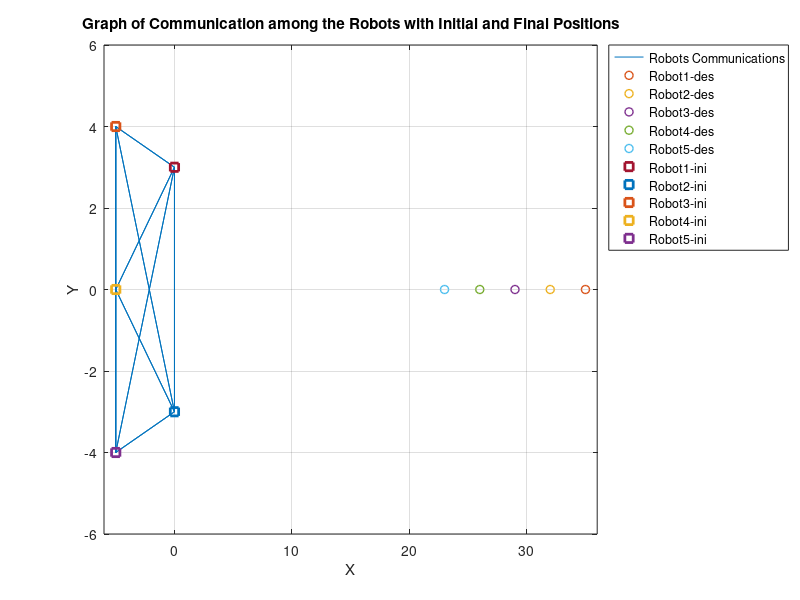

Write MATLAB code to recreate this figure. (Note: this script raises an error after producing the figure.)

%% ARS1 Project - Master 2 University of Technology of COMPIEGNE 
% Project 4 : Platooning - Consensus 
% Consensus-Based Control of 5 Robots (Initial Positions ---> Desired position; with New Formation)

% Done by : Mohamad HAMMOUD, Fadel TARHINI, Ali EL MAZBOUH, Joe BOULOS 
% Supervised by : Dr. Reine Talj-Kfoury
% Date : 22/10/2021

%% Part 1 : Plot the graph of the system (Graph of Communication)
% All the Robots communicate between themselves

% Plot the Graph of Communication of the System with directed edges (Links with...
...arrows to show the flow of information) (to show which robot communicates with another robot)
% Plot the Graph of Communication with Initial Positions (marked by...
...rectangles on graph) and Desired Positions (marked by circles on graph) 

%%
clear all
clc

% Initial position of the 5 robots
Init = [ 0,3 ; 0,-3 ; -5,4 ; -5,0 ; -5,-4 ];
Init_x = Init(:,1)';
Init_y = Init(:,2)';


% Adjacency matrix, All robots communicate between themseves
A =  [ 0, 1,1,1,1;
       1,0,1,1,1;
       1,1,0,1,1;
       1,1,1,0,1;
       1,1,1,1,0 ]; % No communication between each robot and itself
   figure(1)
   
% Connections between robots (here plot of just lines of communication without arrows)
   gplot(A,Init);
   hold on;
   
%Plot Robots Desired Positions (Circle Symbol)
x = [35,32,29,26,23];
y = [0,0,0,0,0];

plot(x(1),y(1) , 'o', 'linewidth', 1)   %Robot 1 desired position
plot(x(2),y(2) , 'o', 'linewidth', 1)   %Robot 2 desired position
plot(x(3),y(3) , 'o', 'linewidth', 1)   %Robot 3 desired position
plot(x(4),y(4) , 'o', 'linewidth', 1)   %Robot 4 desired position
plot(x(5),y(5) , 'o', 'linewidth', 1)   %Robot 5 desired position

%Plot Robots Initial Positions (Rectanle Symbol)
plot(Init_x(1),Init_y(1) , 's', 'linewidth', 2)    %Robot 1 initial position
plot(Init_x(2),Init_y(2) , 's', 'linewidth', 2)    %Robot 2 initial position
plot(Init_x(3),Init_y(3) , 's', 'linewidth', 2)    %Robot 3 initial position
plot(Init_x(4),Init_y(4) , 's', 'linewidth', 2)    %Robot 4 initial position
plot(Init_x(5),Init_y(5) , 's', 'linewidth', 2)    %Robot 5 initial position

xlabel('X');
ylabel('Y');
title('Graph of Communication among the Robots with Initial and Final Positions');
legend('Robots Communications','Robot1-des','Robot2-des','Robot3-des','Robot4-des','Robot5-des','Robot1-ini','Robot2-ini','Robot3-ini','Robot4-ini','Robot5-ini', 'Location', 'BestOutside')
axis([-6 36 -6 6])
grid on

%Directed Graph
% 0 represents no edge between the vertices.
% 1 represents the existence of edge between the vertices. 
A =[ 0, 1,1,1,1;
       1,0,1,1,1;
       1,1,0,1,1;
       1,1,1,0,1;
       1,1,1,1,0 ]; % No communication between each robot and itself
   
Robots = {'Robot_1' 'Robot_2' 'Robot_3' 'Robot_4' 'Robot_5'};
G = digraph( A , Robots );
figure (2)
plot(G)     %(Plot the Links with arrows to show the flow of information in random robot positions)
title('Graph of Communication of the System');

